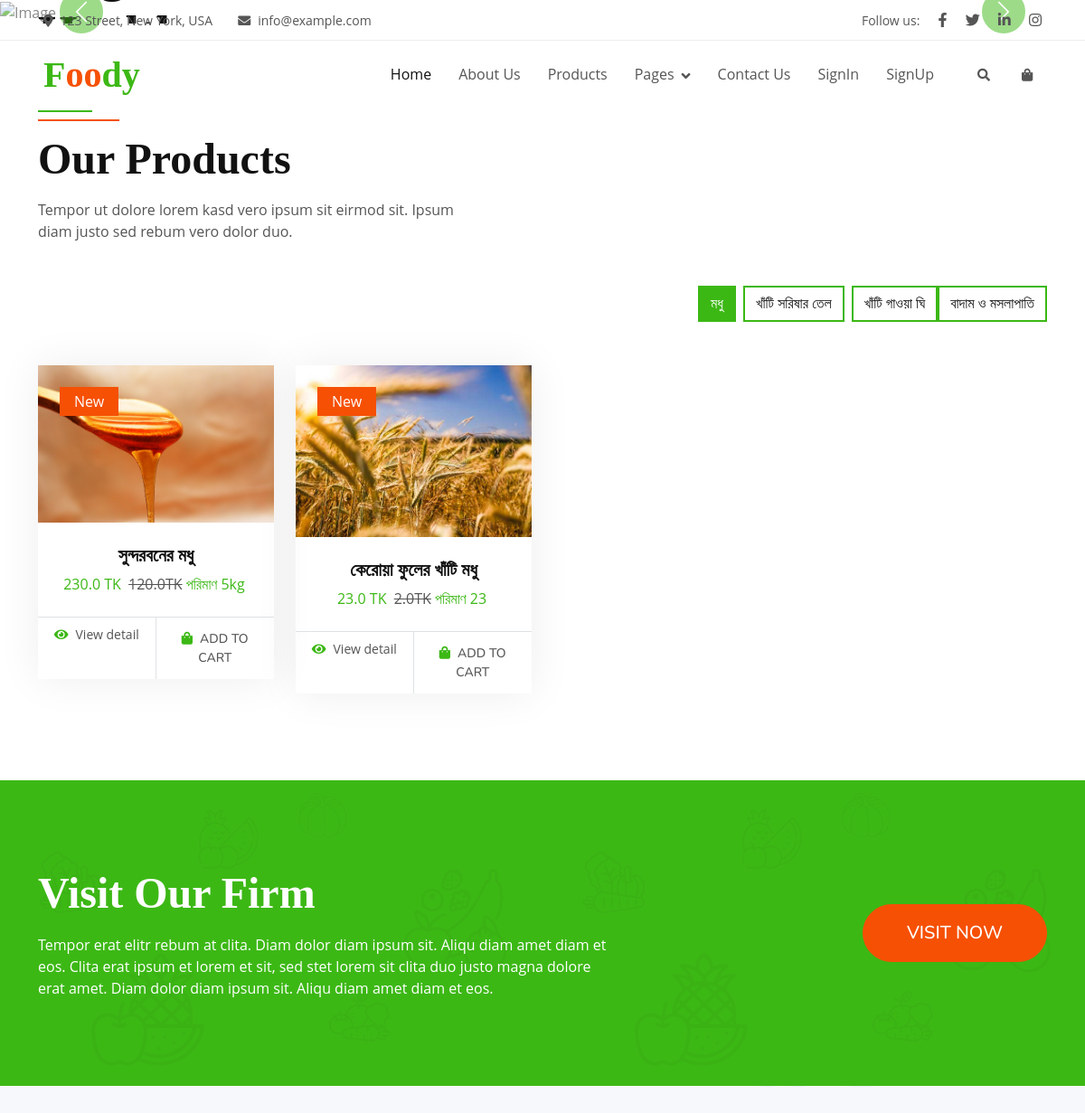
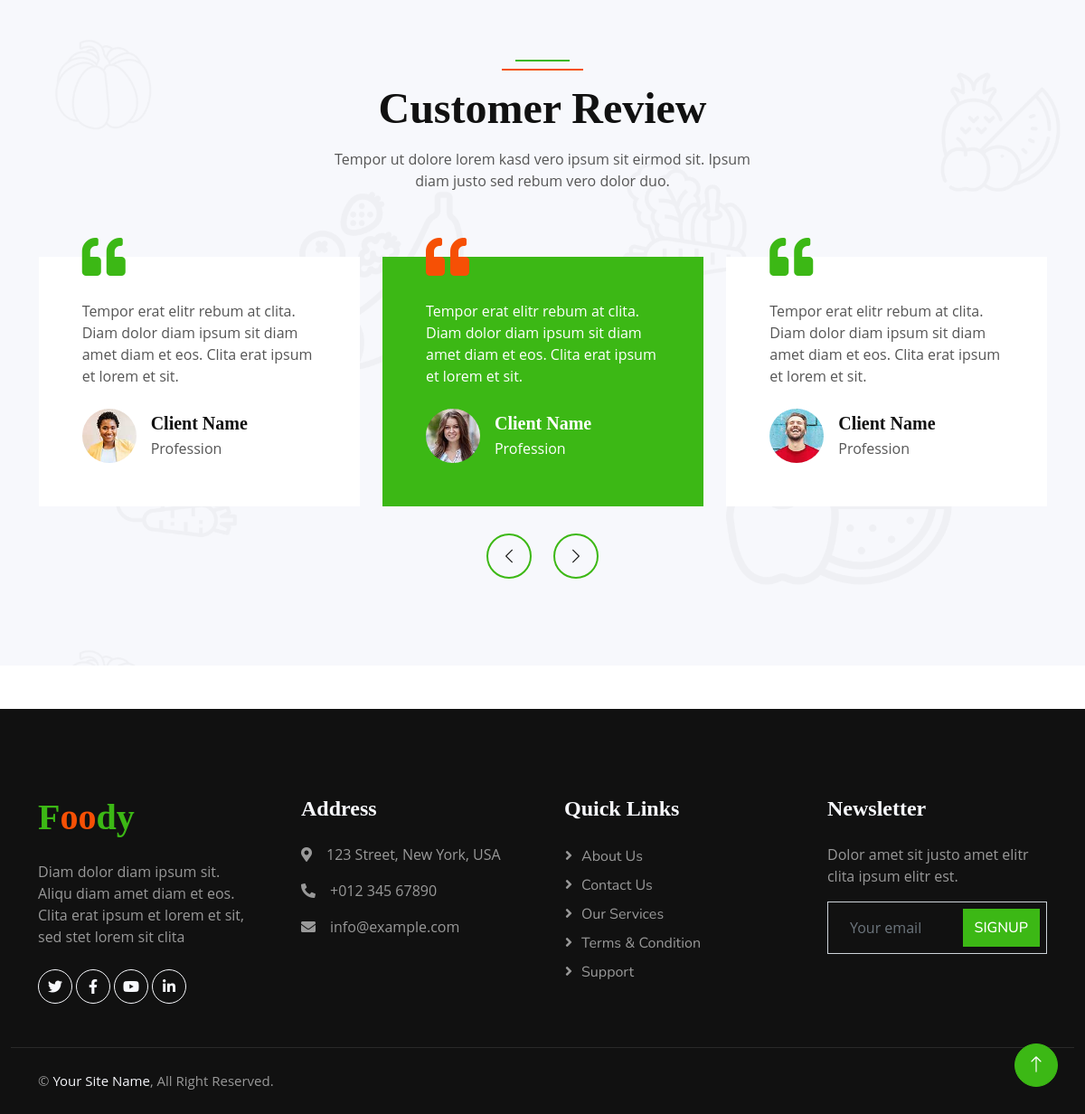
Screenshot of /products/ with the database file from the repository (2 pictures, top to bottom).
### app/models.py (models this page shows, shortened)
class Product(models.Model):
    PRODUCT_CHOICE = [
        ('honey','Honey'),
        ('ghee','Ghee'),
        ('red_salt','red salt'),
        ('musterd_oil','Musterd oil'),
    ]
    title =  models.CharField(max_length=50, default='')
    description = models.TextField(max_length=700)
    brand = models.CharField(max_length=100, default='')
    productImg = models.ImageField(upload_to = 'projImg/')
    sellingprice = models.FloatField()
    discountedprice = models.FloatField(blank=True)
    catagory = models.CharField(choices=PRODUCT_CHOICE, max_length=30)
    quantity = models.CharField(max_length=20)
    is_available = models.BooleanField(default=True)
    in_stock = models.CharField(max_length=6, default=5)
    shipingfee = models.ForeignKey(ShipingFee, on_delete=models.CASCADE)

### app/views.py (the view)
# urls.py: path('products/', views.Products.as_view(), name="product"),
class Products(View):
    def get(self, request):
        honey = Product.objects.filter(catagory='honey', is_available=True)
        oil = Product.objects.filter(catagory='musterd_oil', is_available=True)
        ghee = Product.objects.filter(catagory='ghee', is_available=True)
        context = {
            'honey': honey,
            'oil': oil,
            'ghee': ghee,
        }
        return render(request, 'product.html', context)

### app/templates/product.html (shortened to what this page needs)
{% extends 'base.html' %}
{% load static %}
{% block main-content %}
    <div class="container-xxl py-5">
        <div class="container">
            <div class="row g-0 gx-5 align-items-end">
                <div class="col-lg-12">
                    <div class="section-header text-start mb-5 wow fadeInUp" data-wow-delay="0.1s" style="max-width: 500px;">
                        <h1 class="display-5 mb-3">Our Products</h1>
                        <p>Tempor ut dolore lorem kasd vero ipsum sit eirmod sit. Ipsum diam justo sed rebum vero dolor duo.</p>
                    </div>
                </div>
                <div class="col-lg-12 text-start text-lg-end wow slideInRight" data-wow-delay="0.1s">
                    <ul class="nav nav-pills d-inline-flex justify-content-center mb-5">
                        <li class="nav-item me-2">
                            <a class="btn btn-outline-primary border-2 active" data-bs-toggle="pill" href="#tab-1">মধু</a>
                        </li>
                        <li class="nav-item me-2">
                            <a class="btn btn-outline-primary border-2" data-bs-toggle="pill" href="#tab-2">খাঁটি সরিষার তেল </a>
                        </li>
                        <li class="nav-item me-0">
                            <a class="btn btn-outline-primary border-2" data-bs-toggle="pill" href="#tab-3">খাঁটি গাওয়া ঘি</a>
                        </li>
                        <li class="nav-item me-0">
                            <a class="btn btn-outline-primary border-2" data-bs-toggle="pill" href="#tab-4">বাদাম ও মসলাপাতি</a>
                        </li>
                    </ul>
                </div>
            </div>
            <div class="tab-content">
                <div id="tab-1" class="tab-pane fade show p-0 active">
                    <div class="row g-4">
                        {% for hn in honey %}
                        <div class="col-xl-3 col-lg-4 col-md-6 wow fadeInUp" data-wow-delay="0.1s">
                            <div class="product-item">
                                <div class="position-relative bg-light overflow-hidden">
                                    <img class="img-fluid w-100" src="{{hn.productImg.url}}" alt="honey">
                                    <div class="bg-secondary rounded text-white position-absolute start-0 top-0 m-4 py-1 px-3">New</div>
                                </div>
                                <div class="text-center p-4">
                                    <a class="d-block h5 mb-2" href="">{{hn.title}}</a>
                                    <span class="text-primary me-1">{{hn.sellingprice}} TK</span>
                                    <span class="text-body text-decoration-line-through">{{hn.discountedprice}}TK</span>
                                    <span class="text-primary me-1">পরিমাণ {{hn.quantity}}</span>
                                </div>
                                <div class="d-flex border-top">
                                    <small class="w-50 text-center border-end py-2">
                                        <a class="text-body" href="{% url 'product_detail' hn.id %}"><i class="fa fa-eye text-primary me-2"></i>View detail</a>
                                    </small>
                                    <small class="w-50 text-center py-2">
                                        <form action="/add_to_cart/">
                                        <button class="text-body btn btn-sm"  type="submit"><i class="fa fa-shopping-bag text-primary me-2"></i>Add to cart</button>
                                        </form>
                                    </small>
                                </div>
                            </div>
                        </div>
                        {% endfor %}
                    </div>
                </div>
            </div>
        </div>
    </div>
    <div class="container-fluid bg-primary bg-icon mt-5 py-6">
        <div class="container">
            <div class="row g-5 align-items-center">
                <div class="col-md-7 wow fadeIn" data-wow-delay="0.1s">
                    <h1 class="display-5 text-white mb-3">Visit Our Firm</h1>
                    <p class="text-white mb-0">Tempor erat elitr rebum at clita. Diam dolor diam ipsum sit. Aliqu diam amet diam et eos. Clita erat ipsum et lorem et sit, sed stet lorem sit clita duo justo magna dolore erat amet. Diam dolor diam ipsum sit. Aliqu diam amet diam et eos.</p>
                </div>
                <div class="col-md-5 text-md-end wow fadeIn" data-wow-delay="0.5s">
                    <a class="btn btn-lg btn-secondary rounded-pill py-3 px-5" href="">Visit Now</a>
                </div>
            </div>
        </div>
    </div>
    <div class="container-fluid bg-light bg-icon py-6">
        <div class="container">
            <div class="section-header text-center mx-auto mb-5 wow fadeInUp" data-wow-delay="0.1s" style="max-width: 500px;">
                <h1 class="display-5 mb-3">Customer Review</h1>
                <p>Tempor ut dolore lorem kasd vero ipsum sit eirmod sit. Ipsum diam justo sed rebum vero dolor duo.</p>
            </div>
            <div class="owl-carousel testimonial-carousel wow fadeInUp" data-wow-delay="0.1s">
                <div class="testimonial-item position-relative bg-white p-5 mt-4">
                    <i class="fa fa-quote-left fa-3x text-primary position-absolute top-0 start-0 mt-n4 ms-5"></i>
                    <p class="mb-4">Tempor erat elitr rebum at clita. Diam dolor diam ipsum sit diam amet diam et eos. Clita erat ipsum et lorem et sit.</p>
                    <div class="d-flex align-items-center">
                        <img class="flex-shrink-0 rounded-circle" src="img/testimonial-1.jpg" alt="">
                        <div class="ms-3">
                            <h5 class="mb-1">Client Name</h5>
                            <span>Profession</span>
                        </div>
                    </div>
                </div>
                <div class="testimonial-item position-relative bg-white p-5 mt-4">
                    <i class="fa fa-quote-left fa-3x text-primary position-absolute top-0 start-0 mt-n4 ms-5"></i>
                    <p class="mb-4">Tempor erat elitr rebum at clita. Diam dolor diam ipsum sit diam amet diam et eos. Clita erat ipsum et lorem et sit.</p>
                    <div class="d-flex align-items-center">
                        <img class="flex-shrink-0 rounded-circle" src="img/testimonial-2.jpg" alt="">
                        <div class="ms-3">
                            <h5 class="mb-1">Client Name</h5>
                            <span>Profession</span>
                        </div>
                    </div>
                </div>
                <div class="testimonial-item position-relative bg-white p-5 mt-4">
                    <i class="fa fa-quote-left fa-3x text-primary position-absolute top-0 start-0 mt-n4 ms-5"></i>
                    <p class="mb-4">Tempor erat elitr rebum at clita. Diam dolor diam ipsum sit diam amet diam et eos. Clita erat ipsum et lorem et sit.</p>
                    <div class="d-flex align-items-center">
                        <img class="flex-shrink-0 rounded-circle" src="img/testimonial-4.jpg" alt="">
                        <div class="ms-3">
                            <h5 class="mb-1">Client Name</h5>
                            <span>Profession</span>
                        </div>
                    </div>
                </div>
            </div>
        </div>
    </div>
    <a href="#" class="btn btn-lg btn-primary btn-lg-square rounded-circle back-to-top"><i class="bi bi-arrow-up"></i></a>
{% endblock main-content %}

### app/templates/base.html (shortened to what this page needs)
<!DOCTYPE html>
{% load static %}
<html lang="en">
<head>
    <link href="https://cdnjs.cloudflare.com/ajax/libs/font-awesome/5.10.0/css/all.min.css" rel="stylesheet">
    <link href="https://cdn.jsdelivr.net/npm/bootstrap-icons@1.4.1/font/bootstrap-icons.css" rel="stylesheet">
    <link href="{% static 'lib/animate/animate.min.css' %}" rel="stylesheet">
    <link href="{% static 'lib/owlcarousel/assets/owl.carousel.min.css' %}" rel="stylesheet">
    <link href="{% static 'css/bootstrap.min.css' %}" rel="stylesheet">
    <link href="{% static 'css/style.css' %}" rel="stylesheet">
</head>
<body>
  {% block navbar %}
    <div class="container-fluid fixed-top px-0 wow fadeIn" data-wow-delay="0.1s">
      <div class="top-bar row gx-0 align-items-center d-none d-lg-flex">
          <div class="col-lg-6 px-5 text-start">
              <small><i class="fa fa-map-marker-alt me-2"></i>123 Street, New York, USA</small>
              <small class="ms-4"><i class="fa fa-envelope me-2"></i>info@example.com</small>
          </div>
          <div class="col-lg-6 px-5 text-end">
              <small>Follow us:</small>
              <a class="text-body ms-3" href=""><i class="fab fa-facebook-f"></i></a>
              <a class="text-body ms-3" href=""><i class="fab fa-twitter"></i></a>
              <a class="text-body ms-3" href=""><i class="fab fa-linkedin-in"></i></a>
              <a class="text-body ms-3" href=""><i class="fab fa-instagram"></i></a>
          </div>
      </div>
      <nav class="navbar navbar-expand-lg navbar-light py-lg-0 px-lg-5 wow fadeIn" data-wow-delay="0.1s">
          <a href="/" class="navbar-brand ms-4 ms-lg-0">
              <h1 class="fw-bold text-primary m-0">F<span class="text-secondary">oo</span>dy</h1>
          </a>
          <div class="collapse navbar-collapse" id="navbarCollapse">
              <div class="navbar-nav ms-auto p-4 p-lg-0">
                  <a href="{% url 'home' %}" class="nav-item nav-link active">Home</a>
                  <a href="{% url 'about' %}" class="nav-item nav-link">About Us</a>
                  <a href="{% url 'product' %}" class="nav-item nav-link">Products</a>
                  <div class="nav-item dropdown">
                      <a href="#" class="nav-link dropdown-toggle" data-bs-toggle="dropdown">Pages</a>
                  </div>
                  <a href="{% url 'contact' %}" class="nav-item nav-link">Contact Us</a>
                  {% if not request.user.is_authenticated %}
                  <a href="{% url 'login' %}" class="nav-item nav-link">SignIn</a>
                  <a href="{% url 'register' %}" class="nav-item nav-link">SignUp</a>
                  {% endif %}
              </div>
              <div class="d-none d-lg-flex ms-2">
                  <a class="btn-sm-square bg-white rounded-circle ms-3" href="">
                      <small class="fa fa-search text-body"></small>
                  </a>
                  <a class="btn-sm-square bg-white rounded-circle ms-3" href="{% url 'show_cart' %}">
                      <small class="fa fa-shopping-bag text-body"></small>
                  </a>
              </div>
          </div>
      </nav>
  </div>
  {% endblock navbar %}
  {% block carousel %}
    <div class="container-fluid p-0 mb-5 wow fadeIn" data-wow-delay="0.1s">
      <div id="header-carousel" class="carousel slide" data-bs-ride="carousel">
          <div class="carousel-inner">
              <div class="carousel-item active">
                  <img class="w-100" src="{% static 'img/musterd oil.jpg' %}" alt="Image">
                  <div class="carousel-caption">
                      <div class="container">
                          <div class="row justify-content-start">
                              <div class="col-lg-7">
                                  <h2 class=" display-4 mb-2 animated slideInDown">Organic Food Is Good For Health</h2>
                              </div>
                          </div>
                      </div>
                  </div>
              </div>
          </div>
          <button class="carousel-control-prev" type="button" data-bs-target="#header-carousel"
              data-bs-slide="prev">
              <span class="carousel-control-prev-icon" aria-hidden="true"></span>
          </button>
          <button class="carousel-control-next" type="button" data-bs-target="#header-carousel"
              data-bs-slide="next">
              <span class="carousel-control-next-icon" aria-hidden="true"></span>
          </button>
      </div>
  </div>
  {% endblock carousel %}
  {% block main-content %}
  {% endblock main-content %}
  {% block footer %}
   <div class="container-fluid bg-dark footer mt-5 pt-5 wow fadeIn" data-wow-delay="0.1s">
    <div class="container py-5">
        <div class="row g-5">
            <div class="col-lg-3 col-md-6">
                <h1 class="fw-bold text-primary mb-4">F<span class="text-secondary">oo</span>dy</h1>
                <p>Diam dolor diam ipsum sit. Aliqu diam amet diam et eos. Clita erat ipsum et lorem et sit, sed stet lorem sit clita</p>
                <div class="d-flex pt-2">
                    <a class="btn btn-square btn-outline-light rounded-circle me-1" href=""><i class="fab fa-twitter"></i></a>
                    <a class="btn btn-square btn-outline-light rounded-circle me-1" href=""><i class="fab fa-facebook-f"></i></a>
                    <a class="btn btn-square btn-outline-light rounded-circle me-1" href=""><i class="fab fa-youtube"></i></a>
                    <a class="btn btn-square btn-outline-light rounded-circle me-0" href=""><i class="fab fa-linkedin-in"></i></a>
                </div>
            </div>
            <div class="col-lg-3 col-md-6">
                <h4 class="text-light mb-4">Address</h4>
                <p><i class="fa fa-map-marker-alt me-3"></i>123 Street, New York, USA</p>
                <p><i class="fa fa-phone-alt me-3"></i>+012 345 67890</p>
                <p><i class="fa fa-envelope me-3"></i>info@example.com</p>
            </div>
            <div class="col-lg-3 col-md-6">
                <h4 class="text-light mb-4">Quick Links</h4>
                <a class="btn btn-link" href="">About Us</a>
                <a class="btn btn-link" href="">Contact Us</a>
                <a class="btn btn-link" href="">Our Services</a>
                <a class="btn btn-link" href="">Terms & Condition</a>
                <a class="btn btn-link" href="">Support</a>
            </div>
            <div class="col-lg-3 col-md-6">
                <h4 class="text-light mb-4">Newsletter</h4>
                <p>Dolor amet sit justo amet elitr clita ipsum elitr est.</p>
                <div class="position-relative mx-auto" style="max-width: 400px;">
                    <input class="form-control bg-transparent w-100 py-3 ps-4 pe-5" type="text" placeholder="Your email">
                    <button type="button" class="btn btn-primary py-2 position-absolute top-0 end-0 mt-2 me-2">SignUp</button>
                </div>
            </div>
        </div>
    </div>
    <div class="container-fluid copyright">
        <div class="container">
            <div class="row">
                <div class="col-md-6 text-center text-md-start mb-3 mb-md-0">
                    &copy; <a href="#">Your Site Name</a>, All Right Reserved.
                </div>
            </div>
        </div>
    </div>
</div>
  {% endblock footer %}
</body>
</html>

### rows the page displays
Product: productImg (picture), title "সুন্দরবনের মধু", sellingprice "230.0", discountedprice "120.0", quantity "5kg"
Product: productImg (picture), title "কেরোয়া ফুলের খাঁটি মধু", sellingprice "23.0", discountedprice "2.0", quantity "23"
